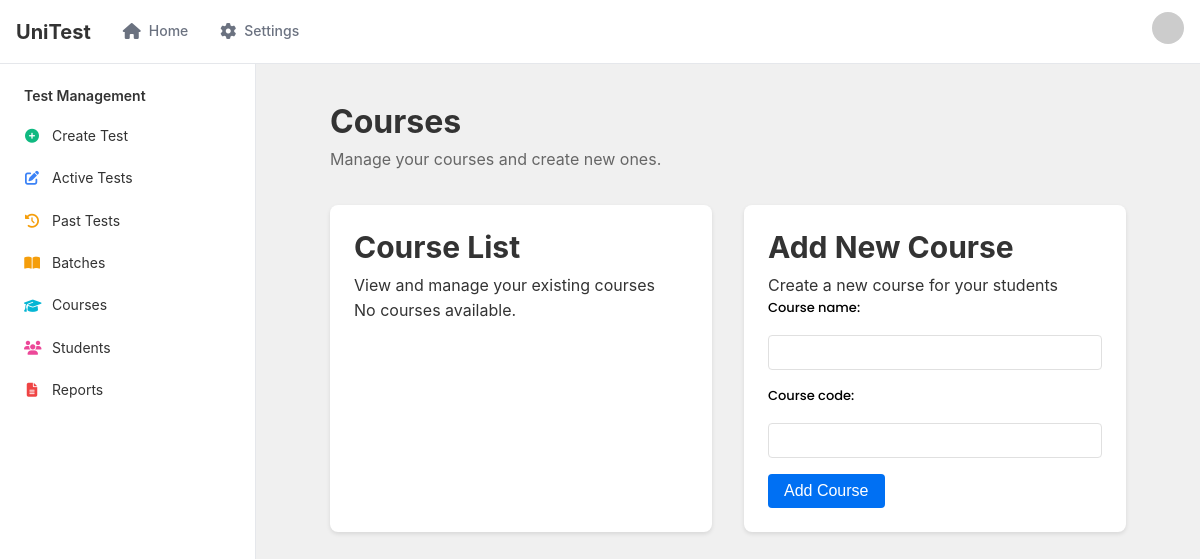
The app's page /courses/, older data.
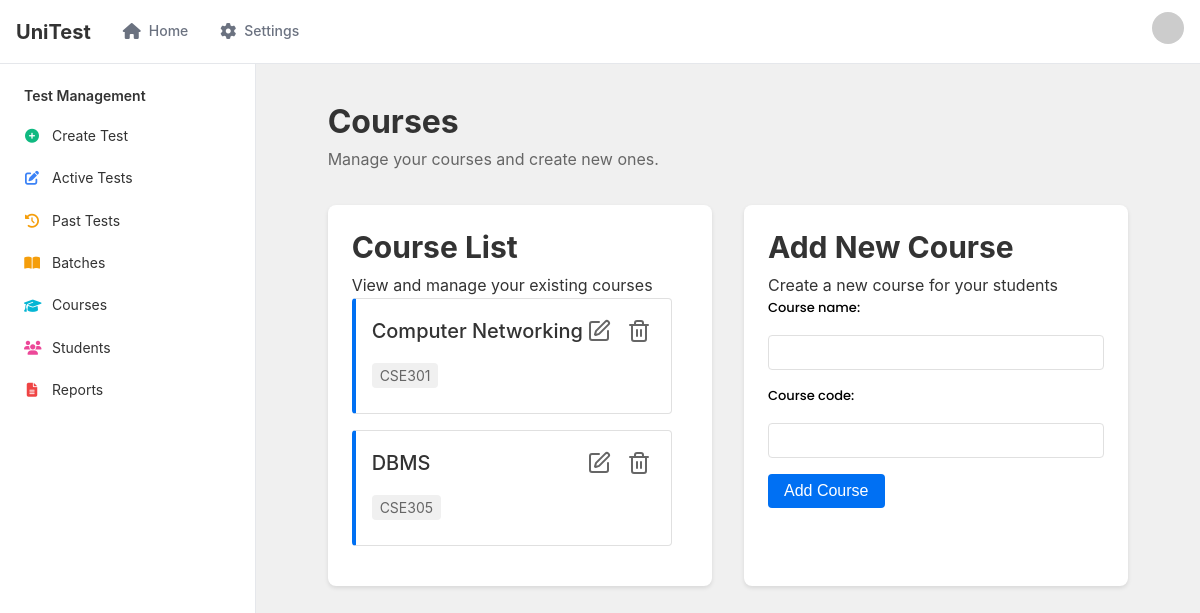
The same page, newer data.
### base/models.py (models this page shows, shortened)
class Course(models.Model):
    course_name = models.CharField(max_length=255, unique=True)
    course_code = models.CharField(max_length=255, unique=True)

### base/views.py (the view)
# urls.py: path('courses/',      views.courses,          name = 'courses'),
def courses(request):
    all_courses = Course.objects.all()
    if request.method == "POST":
        form = courseForm(request.POST)
        if form.is_valid():
            form.save()
            return redirect('courses')
        else:
            print("Form Errors:", form.errors)
    else:
        form = courseForm()
    context     = {
                    'all_courses': all_courses,
                    'form': form,
                  }
    return render(request, 'courses.html',context)

### base/forms.py
class courseForm(forms.ModelForm):
    class Meta:
        model = Course
        fields = '__all__'

### templates/courses.html (shortened to what this page needs)
{% extends 'base.html' %}
{% block content %}
<div class="container">
    <h1>Courses</h1>
    <p class="subtitle">Manage your courses and create new ones.</p>
    <div class="courses-content">
        <div class="course-list">
            <h2>Course List</h2>
            <p>View and manage your existing courses</p>
            <div class="course-cards">
                {% for course in all_courses %}
                    <div class="course-card">
                        <div class="course-header">
                            <div>
                                <h3>{{ course.course_name }}</h3>
                                <span class="badge">{{ course.course_code }}</span>
                            </div>
                            <div class="course-actions">
                                <button class="icon-button" aria-label="Edit course">
                                    <i data-lucide="edit"></i>
                                </button>
                                <button class="icon-button" aria-label="Delete course">
                                    <i data-lucide="trash-2"></i>
                                </button>
                            </div>
                        </div>
                    </div>
                {% empty %}
                    <p>No courses available.</p>
                {% endfor %}
            </div>
        </div>
        <div class="course-form">
            <h2>Add New Course</h2>
            <p>Create a new course for your students</p>
            <form action="{% url 'courses' %}" method="post">
                {% for field in form %}
                    <div class="form-group">
                        {{ field.label_tag }}
                        {{ field }}
                    </div>
                {% endfor %}
                <button type="submit" class="button primary">
                    Add Course
                </button>
            </form>
        </div>
    </div>
</div>
{% endblock %}

### templates/base.html (shortened to what this page needs)
{% load static %}
<!DOCTYPE html>
<html lang="en">
<head>
    <link rel="stylesheet" href="{% static 'css/dash.css' %}">
    <link rel="stylesheet" href="{% static 'css/create.css' %}">
    <link rel="stylesheet" href="{% static 'css/batches.css' %}">
    <link rel="stylesheet" href="{% static 'css/course.css' %}">
    <link rel="stylesheet" href="https://cdnjs.cloudflare.com/ajax/libs/font-awesome/6.4.0/css/all.min.css">
</head>
<body>
    <div class="layout">
        <header class="top-nav">
            <div class="logo">
                <span class="logo-text">UniTest</span>
            </div>
            <nav class="main-nav">
                <a href="{% url 'homePage' %}" class="nav-link active">
                    <i class="fas fa-home"></i>
                    Home
                </a>
                <a href="/settings" class="nav-link">
                    <i class="fas fa-cog"></i>
                    Settings
                </a>
            </nav>
            <div class="user-nav">
                <div class="user-dropdown">
                    <button class="avatar-btn">
                        <img src="https://randomuser.me/api/portraits/men/1.jpg" alt="User avatar" class="avatar" />
                    </button>
                </div>
            </div>
        </header>
        <div class="content-wrapper">
            <aside class="side-nav">
                <div class="side-nav-content">
                    <div class="side-nav-group">
                        <h2 class="side-nav-title">Test Management</h2>
                        <div class="side-nav-menu">
                            <a href= "{% url 'create_test' %}" class="side-nav-link">
                                <i class="fas fa-plus-circle text-green"></i>
                                <span>Create Test</span>
                            </a>
                            <a href="/active-tests" class="side-nav-link">
                                <i class="fas fa-edit text-blue"></i>
                                <span>Active Tests</span>
                            </a>
                            <a href="/past-tests" class="side-nav-link">
                                <i class="fas fa-history text-orange"></i>
                                <span>Past Tests</span>
                            </a>
                            <a href="{% url 'batches' %}" class="side-nav-link">
                                <i class="fas fa-book-open text-yellow"></i>
                                <span>Batches</span>
                            </a>
                            <a href="/courses" class="side-nav-link">
                                <i class="fas fa-graduation-cap text-cyan"></i>
                                <span>Courses</span>
                            </a>
                            <a href="/students" class="side-nav-link">
                                <i class="fas fa-users text-pink"></i>
                                <span>Students</span>
                            </a>
                            <a href="/reports" class="side-nav-link">
                                <i class="fas fa-file-alt text-red"></i>
                                <span>Reports</span>
                            </a>
                        </div>
                    </div>
                </div>
            </aside>
    {% block content %}
    {% endblock %}
</body>
</html>

### static/css/dash.css (style rules this page uses)
:root { --primary: #0070f3; --primary-hover: #0060df; --background: #ffffff; --foreground: #000000; --muted: #6b7280; --muted-foreground: #6b7280; --border: #e5e7eb; --input: #e5e7eb; --ring: #e5e7eb; --radius: 0.5rem; --green: #10b981; --blue: #3b82f6; --orange: #f59e0b; --purple: #8b5cf6; --yellow: #f59e0b; --pink: #ec4899; --cyan: #06b6d4; --red: #ef4444; }
* { box-sizing: border-box; margin: 0; padding: 0; }
body { font-family: -apple-system, BlinkMacSystemFont, 'Segoe UI', Roboto, 'Helvetica Neue', Arial, sans-serif; background-color: #f9fafb; color: var(--foreground); line-height: 1.5; height: 100vh; }
a { text-decoration: none; color: inherit; }
.layout { display: flex; flex-direction: column; min-height: 100vh; }
.content-wrapper { display: flex; flex: 1; }
.top-nav { display: flex; align-items: center; height: 4rem; padding: 0 1rem; background-color: white; border-bottom: 1px solid var(--border); position: sticky; top: 0; z-index: 10; }
.logo { display: flex; align-items: center; gap: 0.5rem; }
.logo-text { font-size: 1.25rem; font-weight: 700; }
.main-nav { display: flex; align-items: center; margin-left: 1.5rem; gap: 1rem; }
.nav-link { display: flex; align-items: center; gap: 0.5rem; padding: 0.5rem; font-size: 0.875rem; font-weight: 500; color: var(--muted-foreground); transition: color 0.2s; }
.nav-link i { font-size: 1rem; }
.user-nav { margin-left: auto; display: flex; align-items: center; gap: 1rem; }
.avatar-btn { width: 2rem; height: 2rem; border-radius: 9999px; overflow: hidden; cursor: pointer; border: none; background: none; padding: 0; }
.avatar { width: 100%; height: 100%; object-fit: cover; }
.user-dropdown { position: relative; }
.side-nav { width: 16rem; border-right: 1px solid var(--border); background-color: white; overflow-y: auto; }
.side-nav-content { padding: 1rem 0; }
.side-nav-group { padding: 0.5rem 1rem; }
.side-nav-title { font-size: 0.875rem; font-weight: 600; margin-bottom: 0.75rem; padding: 0 0.5rem; }
.side-nav-menu { display: flex; flex-direction: column; gap: 0.25rem; }
.side-nav-link { display: flex; align-items: center; gap: 0.75rem; padding: 0.5rem; border-radius: var(--radius); font-size: 0.875rem; transition: background-color 0.2s; }
.side-nav-link i { width: 1rem; text-align: center; }
.text-green { color: var(--green); }
.text-blue { color: var(--blue); }
.text-orange { color: var(--orange); }
.text-yellow { color: var(--yellow); }
.text-pink { color: var(--pink); }
.text-cyan { color: var(--cyan); }
.text-red { color: var(--red); }
.form-group { display: flex; flex-direction: column; gap:8px; }
.form-group label { font-family: "Poppins",serif; color: black; font-size: 13px; font-weight: 500; }
.form-group input { font-family: "Poppins", serif; color: black; width: 500px; height: 35px; padding-left: 10px; border: 1px solid #E4E4E7; border-radius: 5px; }

### static/css/create.css (style rules this page uses)
:root { --primary: #0070f3; --primary-hover: #0060df; --background: #ffffff; --foreground: #000000; --muted: #6b7280; --muted-foreground: #6b7280; --border: #e5e7eb; --input: #e5e7eb; --ring: #e5e7eb; --radius: 0.5rem; --error: #ef4444; }
* { box-sizing: border-box; margin: 0; padding: 0; }
body { font-family: -apple-system, BlinkMacSystemFont, 'Segoe UI', Roboto, 'Helvetica Neue', Arial, sans-serif; background-color: #f9fafb; color: var(--foreground); line-height: 1.5; }
.container { max-width: 1200px; margin: 0 auto; padding: 2rem 1rem; }
h2 { font-size: 1.875rem; font-weight: 700; line-height: 1.2; margin-bottom: 0.5rem; }
h3 { font-size: 1.25rem; font-weight: 500; margin-bottom: 1rem; }
label { display: block; font-size: 0.875rem; font-weight: 500; margin-bottom: 0.5rem; }
input, select, textarea { width: 100%; padding: 0.5rem; border: 1px solid var(--input); border-radius: var(--radius); font-size: 0.875rem; background-color: var(--background); }
.button { display: inline-flex; align-items: center; justify-content: center; border-radius: var(--radius); font-size: 0.875rem; font-weight: 500; padding: 0.5rem 1rem; cursor: pointer; transition: background-color 0.2s, color 0.2s, border-color 0.2s; border: 1px solid transparent; }
.button.primary { background-color: var(--primary); color: white; }

Row changes from the older to the newer data that the page shows:
added Course: course_name "Computer Networking", course_code "CSE301"
added Course: course_name "DBMS", course_code "CSE305"
Text that changed along with them:
text no longer shown: "No courses available."
